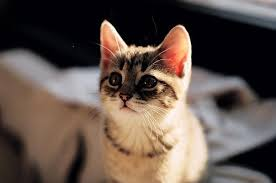
%> input picture semester_5/signals_and_systems/labs/lab_5/image.jpg, 276 x 183 px
$ octave tasks.m   (GNU Octave 9; MATLAB toolbox functions it lacks are replaced by stand-ins)
%> lines starting %> are read from the running program, lines starting %| are printed output that depends on the picture
%% Task 1.1
n = -5:5;
% Definitions
x1 = n == 0;
x2 = (2 * n) == 0;
y1 = sin((pi / 2) .* x1);
y2 = sin((pi / 2) .* x2);
y_add = y1 + y2; % Sum of y
x = x1 + x2;
y = sin((pi / 2) .* x); % Additive y

% Plots
subplot(211)
stem(n, y_add, 'filled', 'b')
title('Output: y1[n] + y2[n]')
grid
subplot(212)
stem(n, y, 'filled', 'r')
title('Output: y[n] for x1[n] + x2[n]')
grid
xlabel('n')

%% Task 1.2
n = -5:9;
% Definitions
x = n >= 0;
x_shifted = (n + 1) >= 0;
y = x + x_shifted;

% Plots
subplot(311)
stem(n, x, 'filled', 'b')
title('Input x[n]')
grid
axis([-5 9 0 1])
subplot(312)
stem(n, x_shifted, 'filled', 'r')
title('Shifted input x[n+1]')
axis([-5 9 0 1])
grid
subplot(313)
stem(n, y, 'filled', 'r')
title('Output y')
axis([-5 8 0 2])
grid
xlabel('n')

%% Task 1.3
n_def = -5:5;
% Definitions
x = (n >= -1) - (n > 1);
n1 = 0.5 * n_def;
n2 = (0.5 * n_def) + 1;
n1_p = 0.5 * (n_def + 1);
y = x;

% Plots
subplot(311)
stem(n1, y, 'filled', 'b')
%> (this line was passed over: stem is not available in this run)
title('y1 = x1[2n]')
grid
subplot(312)
stem(n2, y, 'filled', 'r')
%> (this line was passed over: stem is not available in this run)
title('y2 = x1[2n-1]')
grid
subplot(313)
stem(n1_p, y, 'filled', 'm')
%> (this line was passed over: stem is not available in this run)
title('y1_p = y[n-1]')
grid
xlabel('n')
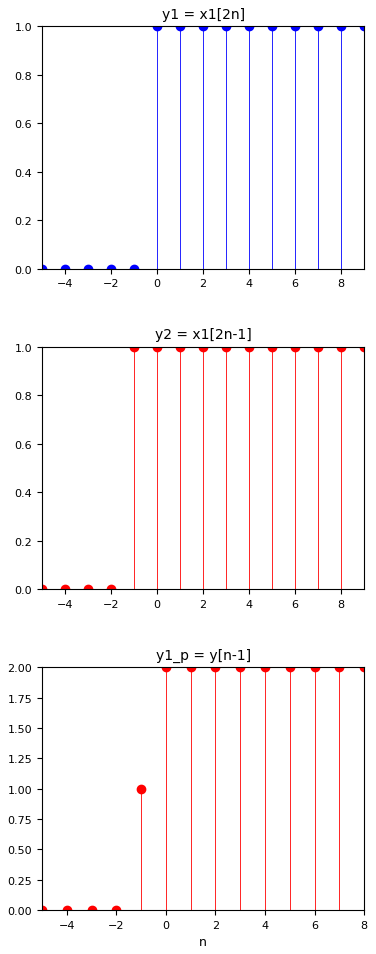
%> figure redrawn from the program's plot data, 3 panels; panel 1: highest point at x = 0, y = 1; panel 2: highest point at x = -1, y = 1; panel 3: highest point at x = 0, y = 2

%% Task 2.1
x_n = [1 2 3 4 5];
y_n = [1 1 1 1 1];

lhs = conv(x_n, y_n)
rhs = conv(y_n, x_n)

if lhs == rhs
    disp('Commutative property holds.')
end

%% Task 2.2
x = imread('image.jpg');
%> x is the input picture: size 183x276x3 uint8; mean R, G, B 97.8, 83, 74.9
h1_n = [0.25 0.5 0.25];
h2_n = [0.25; 0.5; 0.25];

% x[n] * (h1[n] * h2[n]) = (x[n] * h1[n]) * h2[n]
h3_n = convn(h1_n, h2_n);
lhs = convn(x, h3_n);
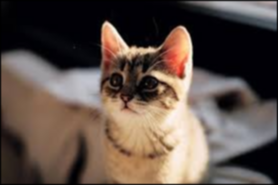
%> lhs: size 185x278x3 double; mean R, G, B 96, 81.6, 73.6
size_lhs = size(lhs)
%> size_lhs = [185 278 3]
h4_n = convn(x, h1_n);
rhs = convn(h4_n, h2_n);
size_rhs = size(rhs)
%> size_rhs = [185 278 3]

if lhs == rhs
    disp('Associative property holds.')
end
